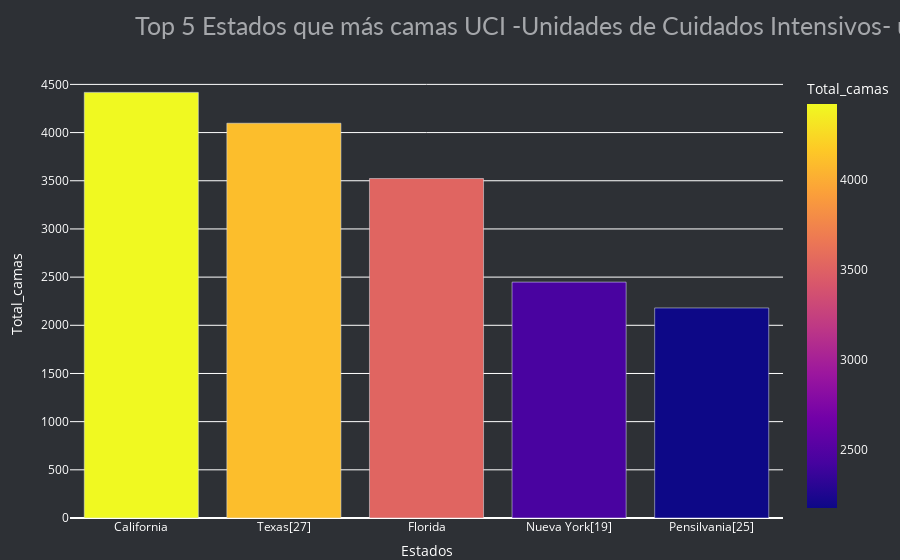

Notebook code for this chart:
### Code cell
# Plotting 5 Países 
fig = px.bar(top5_camas.head(5), x='state_name', y='Total_camas',color='Total_camas', title='Top 5 Países que utilizan Energia Total_camas ')
fig.update_layout( title='Top 5 Estados que más camas UCI -Unidades de Cuidados Intensivos- utilizaron durante el año 2020 ',
                            title_x=0.15,
                            margin=dict(t=70, b=0, l=70, r=40),
                            hovermode="x unified",
                            xaxis_tickangle=360,
                        
                            xaxis_title='Estados', yaxis_title="Total_camas ",
                            plot_bgcolor='#2d3035', paper_bgcolor='#2d3035',
                            title_font=dict(size=25, color='#a5a7ab', family="Lato, sans-serif"),
                            font=dict(color='white'),
                            legend=dict(orientation="h", yanchor="bottom", y=1.02, xanchor="right", x=1)
                            )
fig.show()

### Figure 1 — Plotly figure (JSON) as saved in the notebook; plotly's stock layout.template omitted (floating-point values rounded to 4 significant figures)
{"data": [{"alignmentgroup": "True", "hovertemplate": "state_name=%{x}<br>Total_camas=%{marker.color}<extra></extra>", "legendgroup": "", "marker": {"color": [4417, 4097, 3523, 2448, 2180], "coloraxis": "coloraxis", "pattern": {"shape": ""}}, "name": "", "offsetgroup": "", "orientation": "v", "showlegend": false, "textposition": "auto", "type": "bar", "x": ["California", "Texas[27]", "Florida", "Nueva York[19]", "Pensilvania[25]"], "xaxis": "x", "y": [4417, 4097, 3523, 2448, 2180], "yaxis": "y"}], "layout": {"barmode": "relative", "coloraxis": {"colorbar": {"title": {"text": "Total_camas"}}, "colorscale": [[0, "#0d0887"], [0.1111, "#46039f"], [0.2222, "#7201a8"], [0.3333, "#9c179e"], [0.4444, "#bd3786"], [0.5556, "#d8576b"], [0.6667, "#ed7953"], [0.7778, "#fb9f3a"], [0.8889, "#fdca26"], [1, "#f0f921"]]}, "font": {"color": "white"}, "hovermode": "x unified", "legend": {"orientation": "h", "tracegroupgap": 0, "x": 1, "xanchor": "right", "y": 1.02, "yanchor": "bottom"}, "margin": {"b": 0, "l": 70, "r": 40, "t": 70}, "paper_bgcolor": "#2d3035", "plot_bgcolor": "#2d3035", "title": {"font": {"color": "#a5a7ab", "family": "Lato, sans-serif", "size": 25}, "text": "Top 5 Estados que más camas UCI -Unidades de Cuidados Intensivos- utilizaron durante el año 2020 ", "x": 0.15}, "xaxis": {"anchor": "y", "domain": [0, 1], "tickangle": 0, "title": {"text": "Estados"}}, "yaxis": {"anchor": "x", "domain": [0, 1], "title": {"text": "Total_camas "}}}}
